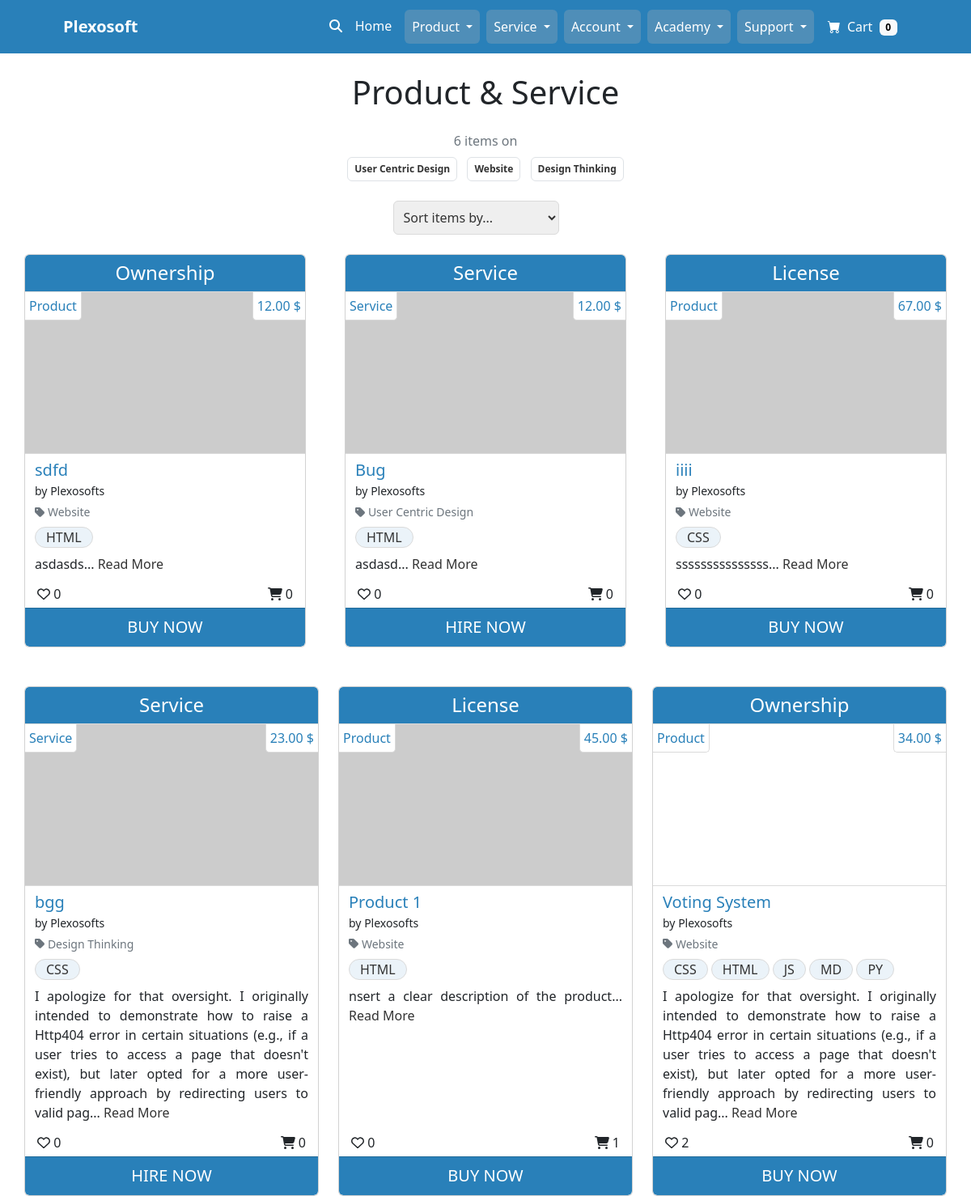
Page /sort/ (upper part) on the earlier database version.
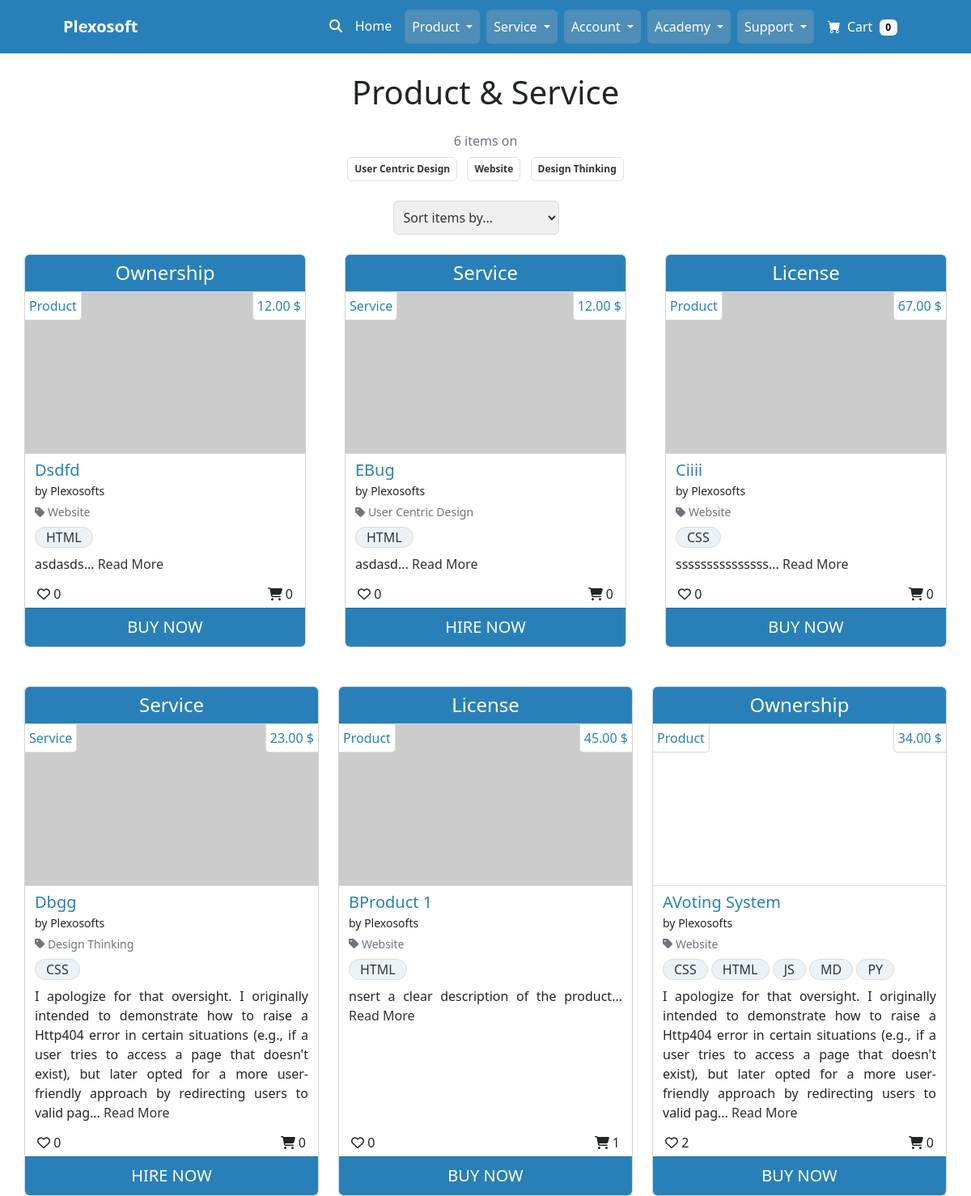
Same page on the later database version.
### product_service/models.py (models this page shows, shortened)
class Product(models.Model):
    title = models.CharField(max_length=64, unique=True)
    sku = models.CharField(max_length=64, unique=True)
    price = models.DecimalField(max_digits=6, decimal_places=2)
    description = models.TextField(max_length=528)
    status = models.IntegerField(choices=STATUS, default=0)
    category = models.ForeignKey(
        Category, on_delete=models.SET_NULL,
        related_name='product_categories', null=True, blank=True)
    excerpt = models.CharField(max_length=264)
    type = models.IntegerField(choices=SCOPE_TYPE, default=1)
    instance = models.IntegerField(choices=INSTANCE_TYPE, default=0)
    code = models.ManyToManyField(CodeType, related_name="code_type")
    service = models.ManyToManyField(ServiceType, related_name="service_type")
    preview = models.URLField(
        max_length=1024, null=True, blank=True, unique=True)
    docs = models.URLField(
        max_length=1024, null=True, blank=True, unique=True)
    slug = models.SlugField(max_length=200, unique=True, blank=True)
    image = models.ImageField(null=True, blank=True)
    image_url = models.URLField(max_length=1024, null=True, blank=True)
    author = models.ForeignKey(
        'homepage.UserProfile', on_delete=models.SET_NULL,
        related_name='product_authors', null=True)
    created_on = models.DateTimeField(auto_now_add=True)
    likes = models.ManyToManyField(
        'homepage.Like', related_name='product_likes', blank=True)
    comments = models.ManyToManyField(
        'homepage.Comment', related_name='product_comments', blank=True)
    transactions = models.ManyToManyField(
        'homepage.UserProfile', through='Transaction',
        related_name='product_transactions', blank=True)
    download_url = models.ManyToManyField(
        'Download', related_name='product_downloads', blank=True)
    class Meta:
        ordering = ['title']

class Service(models.Model):
    title = models.CharField(max_length=64, unique=True)
    sku = models.CharField(max_length=64, unique=True)
    price = models.DecimalField(max_digits=6, decimal_places=2)
    description = models.TextField(max_length=528)
    status = models.IntegerField(choices=STATUS, default=0)
    category = models.ForeignKey(
        Category, on_delete=models.SET_NULL,
        related_name='service_categories', null=True, blank=True)
    excerpt = models.CharField(max_length=264)
    type = models.IntegerField(choices=SCOPE_TYPE, default=1)
    instance = models.IntegerField(choices=INSTANCE_TYPE, default=1)
    code = models.ManyToManyField(CodeType, related_name="code_type_service")
    service = models.ManyToManyField(
        ServiceType, related_name="on_service_type")
    preview = models.URLField(
        max_length=1024, null=True, blank=True, unique=True)
    docs = models.URLField(
        max_length=1024, null=True, blank=True, unique=True)
    slug = models.SlugField(max_length=200, unique=True, blank=True)
    image = models.ImageField(null=True, blank=True)
    image_url = models.URLField(max_length=1024, null=True, blank=True)
    author = models.ForeignKey(
        'homepage.UserProfile', on_delete=models.SET_NULL,
        related_name='service_authors', null=True)
    created_on = models.DateTimeField(auto_now_add=True)
    likes = models.ManyToManyField(
        'homepage.Like', related_name='service_likes', blank=True)
    comments = models.ManyToManyField(
        'homepage.Comment', related_name='service_comments', blank=True)
    transactions = models.ManyToManyField(
        'homepage.UserProfile', through='Transaction',
        related_name='service_transactions', blank=True)
    download_url = models.ManyToManyField(
        'Download', related_name='service_downloads', blank=True)
    class Meta:
        ordering = ['title']

class Category(models.Model):
    category_name = models.CharField(max_length=64, unique=True)
    alt_name = models.CharField(max_length=64, unique=True)
    class Meta:
        ordering = ['category_name']
        verbose_name_plural = "Categories"
    def __str__(self):
        return self.category_name

### homepage/models.py (models this page shows)
class UserProfile(AbstractUser):
    email = models.EmailField(
        unique=True)
    role = models.IntegerField(choices=ROLES, default=0)
    type = models.IntegerField(choices=USER_TYPE, default=0)
    status = models.IntegerField(choices=STATUS, default=2)
    user_transactions = models.ManyToManyField(
        'product_service.Product',
        through='product_service.Transaction',
        related_name='user_profiles')
    class Meta:
        ordering = ['username']
    def __str__(self):
        return f'{self.username}'

### homepage/views.py (the view)
# urls.py: path('sort/', SortedProductServiceListView.as_view(),
class SortedProductServiceListView(generic.ListView):
    model = Product
    template_name = 'sorted_product_service/sorted_product_service.html'
    paginate_by = 6
    context_object_name = 'combined_items'
    def get_queryset(self):
        sortkey = self.request.GET.get('sort', 'created_on')
        direction = self.request.GET.get('direction', 'asc')
        try:
            if sortkey == 'title':
                products = Product.objects.annotate(
                    lower_title=Lower('title')).order_by('lower_title')
                services = Service.objects.annotate(
                    lower_title=Lower('title')).order_by('lower_title')
            else:
                products = Product.objects.all().annotate(
                    likescount=Count('likes'),
                    transactionscount=Count('transactions')).order_by(sortkey)
                services = Service.objects.all().annotate(
                    likescount=Count('likes'),
                    transactionscount=Count('transactions')).order_by(sortkey)
        except Exception as e:
            logger.error(f"Error while sorting products and services: {e}")
            messages.error(self.request, 'That was not a valid sorting value.')
            return []
        products = products.filter(status=2)
        services = services.filter(status=2)
        combined_list = self.combine_products_and_services(
            list(products),
            list(services)
        )
        if direction == 'desc':
            combined_list.reverse()
        self.sortkey = sortkey
        self.direction = direction
        return combined_list
    def get_context_data(self, **kwargs):
        context = super().get_context_data(**kwargs)
        combined_list = context['combined_items']
        unique_categories = list(
            set([item.category for item in combined_list]))
        context['sortkey'] = self.sortkey
        context['direction'] = self.direction
        context['categories'] = unique_categories
        return context
    def combine_products_and_services(self, products, services):
        combined_list = []
        product_iter = iter(products)
        service_iter = iter(services)
        has_more_products = True
        has_more_services = True
        while has_more_products or has_more_services:
            if has_more_products:
                try:
                    combined_list.append(next(product_iter))
                except StopIteration:
                    has_more_products = False
            if has_more_services:
                try:
                    combined_list.append(next(service_iter))
                except StopIteration:
                    has_more_services = False
        return combined_list

### homepage/custom_context_processors.py (called while the page is built, shortened)
def get_verified_email(request):
    return {'get_verified_email': None}

### product_service/models.py (called while the page is built)
    def __str__(self):
        return self.code

### homepage/templates/sorted_product_service/sorted_product_service.html (shortened to what the changed rows need)
{% extends "base.html" %}
{% load static %}
{% block content %}
<div class="container px-4 px-lg-0">
    <div class="row gx-4 gx-lg-5 mt-4">
        {% for item in combined_items %}
        <div class="col-lg-4 col-md-12 mb-5 col-sm-12">
            <div class="card h-100">
                {% if item.type %}
                <div class="card-header text-center h4">{{ item.get_type_display}}</div>
                {% elif item.instance %}
                <div class="card-header text-center h4">{{ item.get_instance_display}}</div>
                {% endif %}
                {% if item.instance == 0 %}
                <a href="{% url 'single_product' item.slug %}" class="row bg-thumbnail d-block">
                    <div class="col-12 bg-thumbnail-image" style="background-image: url('{{ item.image_url }}')">
                        <div class="d-flex justify-content-between">
                            <span class="thumbnail-tags-left">{{ item.get_instance_display }}</span>
                            <span class="thumbnail-tags-right">{{ item.price }} $</span>
                        </div>
                    </div>
                </a>
                {% else %}
                <a href="{% url 'single_service' item.slug %}" class="row bg-thumbnail d-block">
                    <div class="col-12 bg-thumbnail-image" style="background-image: url('{{ item.image_url }}')">
                        <div class="d-flex justify-content-between">
                            <span class="thumbnail-tags-left">{{ item.get_instance_display }}</span>
                            <span class="thumbnail-tags-right">{{ item.price }} $</span>
                        </div>
                    </div>
                </a>
                {% endif%}
                <div class="card-body pt-1 px-2 pb-1">
                    <div class="row">
                        <div class="col-12 d-inline-block">
                            <div class="p-1">
                                <div>
                                    {% if item.instance == 0 %}
                                    <a class="h5 pb-0 mb-0" href="{% url 'single_product' item.slug %}">
                                        {{ item.title }}
                                    </a>
                                    {% else %}
                                    <a class="h5 pb-0 mb-0" href="{% url 'single_service' item.slug %}">
                                        {{ item.title }}
                                    </a>
                                    {% endif%}
                                </div>
                                <small>by {{ item.author }}</small>
                                {% if item.category %}
                                <p class="small mt-1 mb-0">
                                    <a class="text-muted"
                                        href="{% url 'combined_items_all' %}/?q={{item.category.alt_name}}">
                                        <i class="fas fa-tag mr-1"></i> {{ item.category }}
                                    </a>
                                </p>
                                {% endif %}
                                <p class="my-0 fs-6">
                                    {% for code in item.code.all %}
                                    <span class="item-tags d-inline-block m-0 mt-2">
                                        {{ code }}
                                    </span>
                                    {% endfor %}
                                </p>
                                <p class="my-0 fs-6 text-justify mt-2"> {{ item.excerpt|safe }}...
                                    <a class="read-more" href="">
                                        Read More
                                    </a>
                                </p>
                            </div>
                        </div>
                    </div>
                </div>
                <div class="row">
                    <div class="col-12">
                        <div class="d-flex justify-content-between">
                            <span class="likes-tags-left"><i class="fa-regular fa-heart"></i>
                                {{ item.likescount }}</span>
                            <span class="purchases-tags-right"><i class="fa-solid fa-cart-shopping"></i>
                                {{ item.transactionscount }} </span>
                        </div>
                    </div>
                </div>
                {% if item.instance == 0 %}
                <a class="card-footer text-center fs-5 btn" href="{% url 'single_product' item.slug %}">
                    BUY NOW
                </a>
                {% else %}
                <a class="card-footer text-center fs-5 btn" href="{% url 'single_service' item.slug %}">
                    HIRE NOW
                </a>
                {% endif%}
            </div>
        </div>
        {% if forloop.counter|divisibleby:3 %}
    </div>
    <div class="row">
        {% endif %}
        {% endfor %}
    </div>
</div>
{% endblock content %}

Differences in the rows shown:
changed Product "asdasds": title "sdfd" → "Dsdfd"
changed Service "asdasd": title "Bug" → "EBug"
changed Product "sssssssssssssss": title "iiii" → "Ciiii"
changed Service "Design Thinking": title "bgg" → "Dbgg"
changed Product "nsert a clear description of the product": title "Product 1" → "BProduct 1"
changed Product: title "Voting System" → "AVoting System"
